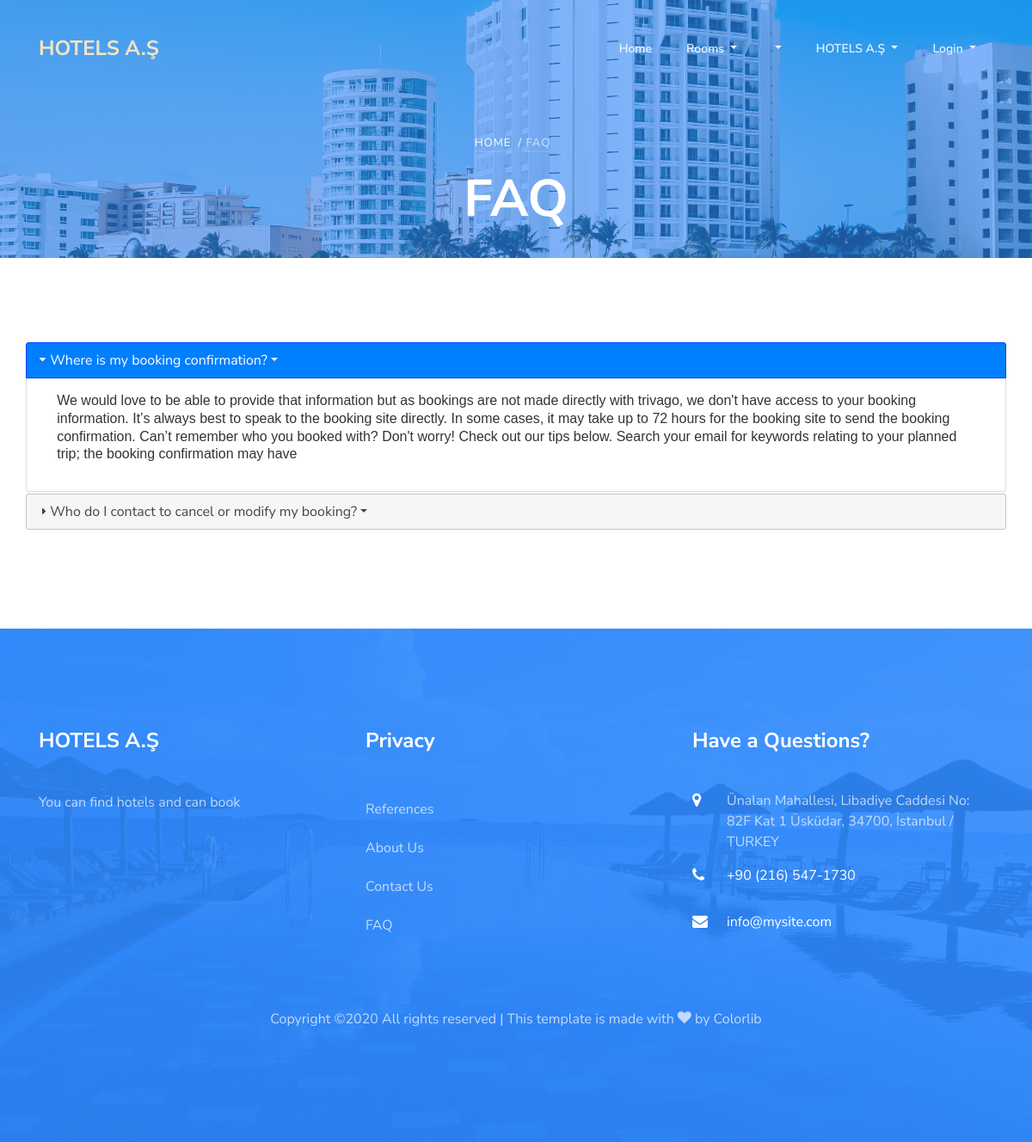
Screenshot of /faq/ with the database file from the repository.
### home/models.py (models this page shows, shortened)
class Setting(models.Model):
    title = models.CharField(max_length=200)
    keywords = models.CharField(max_length=255)
    description = models.CharField(max_length=255)
    company = models.CharField(max_length=80)
    address = models.CharField(max_length=255, blank=True)
    phone = models.CharField(max_length=20, blank=True)
    fax = models.CharField(max_length=20, blank=True)
    email = models.EmailField()
    smtpserver = models.CharField(max_length=255, blank=True)
    smtpemail = models.EmailField(blank=True)
    smtppassword = models.CharField(max_length=50, blank=True)
    smtpport = models.IntegerField(blank=True, null=True)
    image = models.ImageField(blank=True, upload_to='images/')
    facebook = models.CharField(max_length=80, blank=True)
    instagram = models.CharField(max_length=80, blank=True)
    twitter = models.CharField(max_length=80, blank=True)
    aboutus = RichTextUploadingField()
    contact = RichTextUploadingField()
    references = RichTextUploadingField()
    status = models.CharField(blank=True, max_length=5, choices=STATUS)
    created_at = models.DateTimeField(auto_now_add=True)
    updated_at = models.DateTimeField(auto_now=True)

class Faq(models.Model):
    ordernumber = models.IntegerField()
    question = models.TextField(max_length=255)
    answer = models.TextField()
    status = models.CharField(max_length=10, choices=STATUS)
    created_at = models.DateTimeField(auto_now_add=True)
    updated_at = models.DateTimeField(auto_now=True)

### home/views.py (the view)
# urls.py: path('faq/', views.faq, name="faq")
def faq(request):
    setting = Setting.objects.first()
    category = Category.objects.filter(status=True)
    menu = Menu.objects.filter(status=True)
    faqs = Faq.objects.filter(status=True).order_by('ordernumber')
    context = {
        'setting': setting,
        'category': category,
        'menu': menu,
        'faqs': faqs,
        'page': 'FAQ'
    }
    return render(request, 'faq.html', context)

### home/templates/faq.html (shortened to what this page needs)
{% extends 'homebase.html' %}
{% load static %}
{% block head %}
    <link rel="stylesheet" href="//code.jquery.com/ui/1.12.1/themes/base/jquery-ui.css">
{% endblock  %}
{% block content %}
<section class="ftco-section ftco-no-pb ftco-room">
	<div class="container px-0">
		<div class="row no-gutters">
            <div id="accordion">
                {% if faqs%}
                    {% for faq in faqs %}
                        <h3 class="dropdown-toggle">{{faq.question}}</h3>
                        <div>
                            <p>
                                {{faq.answer}}
                            </p>
                        </div>
                    {% endfor %}
                {% endif %}
            </div>
		</div>
	</div>
</section>
<br><br><br><br>
{% endblock  %}

### home/templates/header.html (shortened to what this page needs)
{% load static %}
<nav class="navbar navbar-expand-lg navbar-dark ftco_navbar bg-dark ftco-navbar-light" id="ftco-navbar">
  <div class="container">
    <a class="navbar-brand" href="/"><span>{{ setting.company|linebreaksbr }}</span></a>
    <div class="collapse navbar-collapse" id="ftco-nav">
      <ul class="navbar-nav ml-auto">
        <li class="nav-item"><a href="/" class="nav-link">Home</a></li>
        <li class="nav-item dropdown">
            <a class="dropdown-toggle nav-link" href="{% url 'all-category'%}" id="dropdownMenuLink" aria-haspopup="true" aria-expanded="false">
              Rooms
            </a>
        </li>
        {% if menu %}
        {% load mptt_tags %}
        {% recursetree menu %}
            <li {% if not node.is_leaf_node %} class="nav-item dropdown"{% endif %}>
                <a class="{% if not node.is_leaf_node %}dropdown-toggle nav-link{% else %}dropdown-item{% endif %} " href="{% if node.is_leaf_node %}{% url 'menu' node.id %}{% endif %}" {% if not node.is_leaf_node %} data-toggle="dropdown" {% endif %} id="dropdownMenuLink" aria-haspopup="true" aria-expanded="false">
                </a>
            </li>
        {% endrecursetree %}
        {% endif %}
        <li class="nav-item dropdown">
            <a class="dropdown-toggle nav-link" href="#" id="dropdownMenuLink" aria-haspopup="true" aria-expanded="false">
              {{setting.company}}
            </a>
        </li>
      </ul>
      <ul class="navbar-nav mr-right">
      {% if user.id is None %}
        <li class="nav-item dropdown">
            <a class="nav-link dropdown-toggle" href="" id="navbarDropdownMenuLink" data-toggle="dropdown" aria-haspopup="true" aria-expanded="false">
            Login
            </a>
        </li>
      {% endif %}
      </ul>
    </div>
  </div>
</nav>
{% if page != 'index' %}
<div class="hero-wrap" style="background-image: url({% static 'assets/images/bg_3.jpg' %});">
  <div class="overlay"></div>
  <div class="container">
    <div class="row no-gutters slider-text d-flex align-itemd-center justify-content-center">
      <div class="col-md-9 ftco-animate text-center d-flex align-items-end justify-content-center">
      	<div class="text">
          <p class="breadcrumbs mb-2"><span class="mr-2"><a href="{% url 'index' %}">Home</a></span>/ {% if page.lower == 'room' %}<span class="mr-2"><a href="{% url 'hotel' room.hotel_id.id room.hotel_id.slug %}">{{room.hotel_id}} /</a></span><span class="mr-2">{{room.title}}</span>{% else %}<span class="mr-2">{{page}}</span>{% endif %}</p>
          <h1 class="mb-4 bread">{% if page.lower == 'room' %}{{room}} {% else %} {{page.upper}}{% endif %}</h1>
        </div>
      </div>
    </div>
  </div>
</div>
{% endif %}

### home/templates/footer.html (shortened to what this page needs)
{% load static %}
<footer class="ftco-footer ftco-section img" style="background-image: url({% static 'assets/images/bg_4.jpg)' %};">
	<div class="overlay"></div>
  <div class="container">
    <div class="row mb-5">
      <div class="col-md">
        <div class="ftco-footer-widget mb-4">
          <h2 class="ftco-heading-2">{{setting.company}}</h2>
          <p>{{setting.description}}</p>
          <ul class="ftco-footer-social list-unstyled float-md-left float-lft mt-5">
          </ul>
        </div>
      </div>
      <div class="col-md">
         <div class="ftco-footer-widget mb-4">
          <h2 class="ftco-heading-2">Privacy</h2>
          <ul class="list-unstyled">
            <li><a href="/references" class="py-2 d-block">References</a></li>
            <li><a href="/aboutus" class="py-2 d-block">About Us</a></li>
            <li><a href="/contact" class="py-2 d-block">Contact Us</a></li>
            <li><a href="/faq" class="py-2 d-block">FAQ</a></li>
          </ul>
        </div>
      </div>
      <div class="col-md">
        <div class="ftco-footer-widget mb-4">
        	<h2 class="ftco-heading-2">Have a Questions?</h2>
        	<div class="block-23 mb-3">
              <ul>
                <li><span class="icon icon-map-marker"></span><span class="text">{{setting.address}}</span></li>
                <li><a href="tel://{{setting.phone}}"><span class="icon icon-phone"></span><span class="text">{{setting.phone}}</span></a></li>
                <li><a href="mailto:{{setting.email}}"><span class="icon icon-envelope"></span><span class="text">{{setting.email}}</span></a></li>
              </ul>
            </div>
        </div>
      </div>
    </div>
    <div class="row">
      <div class="col-md-12 text-center">
        <p>
  Copyright &copy;<script>document.write(new Date().getFullYear());</script> All rights reserved | This template is made with <i class="icon-heart color-danger" aria-hidden="true"></i> by <a href="https://colorlib.com" target="_blank">Colorlib</a>
  </p>
      </div>
    </div>
</div>
</footer>

### home/static/assets/css/icomoon.css (style rules this page uses)
[class^="icon-"], [class*=" icon-"] { font-family: 'icomoon' !important; speak: none; font-style: normal; font-weight: normal; font-variant: normal; text-transform: none; line-height: 1; -webkit-font-smoothing: antialiased; -moz-osx-font-smoothing: grayscale; }
.icon-heart:before { content: "\f004"; }
.icon-map-marker:before { content: "\f041"; }
.icon-phone:before { content: "\f095"; }
.icon-envelope:before { content: "\f0e0"; }

### rows the page displays
Setting: company "HOTELS A.Ş", description "You can find hotels and can book", address "Ünalan Mahallesi, Libadiye Caddesi No: 82F Kat 1 Üsküdar, 34700, İstanbul / TURKEY", phone "+90 (216) 547-1730", email "info@mysite.com"
Faq: question "Where is my booking confirmation?", answer "We would love to be able to provide that information but as bookings are not made directly with trivago, we don't have access to your booking information. It’s always best to speak to the booking site directly. In some cases, it may take up to 72 hours for the booking site to send the booking confirmation. Can’t remember who you booked with? Don't worry! Check out our tips below. Search your email for keywords relating to your planned trip; the booking confirmation may have"
Faq: question "Who do I contact to cancel or modify my booking?"

### other values shown
{{ page }} "FAQ"
{{ page.upper }} "FAQ"
